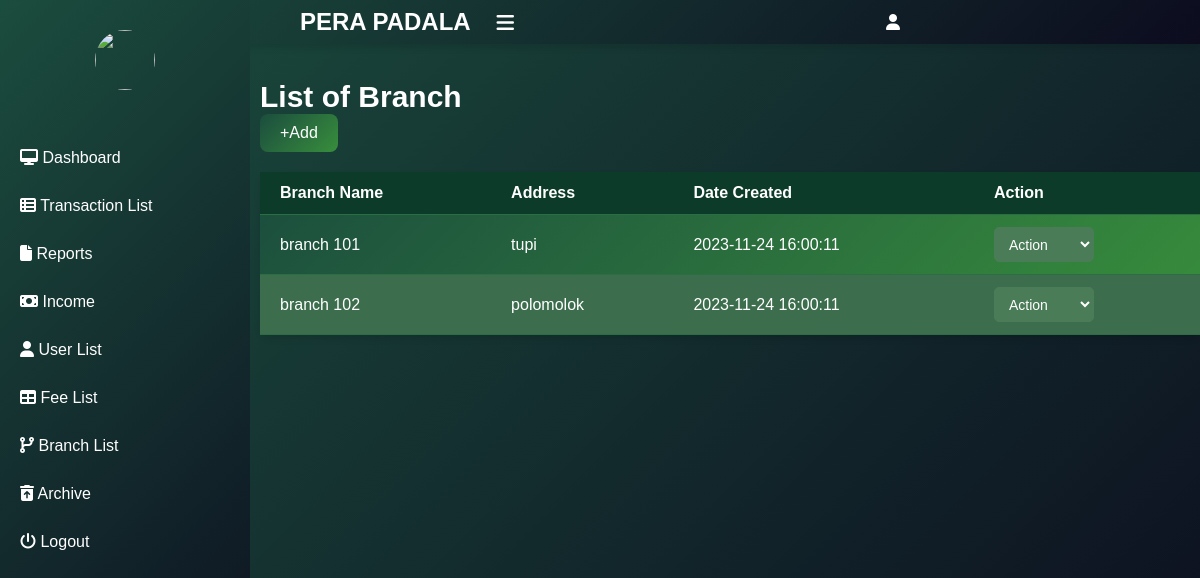
/branch.php, run on the app's committed database.
### tables this page shows
CREATE TABLE `branches` (
  `branch_id` int(11) NOT NULL,
  `branch_name` varchar(100) NOT NULL,
  `address` varchar(255) NOT NULL,
  `created_at` timestamp NOT NULL DEFAULT current_timestamp()
);

### branch.php (the view, shortened to what this page needs)
<?php
include 'connect.php';
?>
<!DOCTYPE html>
<html>
<head>
    <link rel="stylesheet" href="https://stackpath.bootstrapcdn.com/font-awesome/4.7.0/css/font-awesome.min.css">
    <link rel="stylesheet" type="text/css" href="css/fontawesome/css/all.css">
</head>
<body>
    <header class="header">
        <h2 class="u-name">PERA <b>PADALA</b>
            <label for="checkbox">
                <i id="navbtn" class="fa fa-bars" aria-hidden="true"></i>
            </label>
        </h2>
        <i class="fa fa-user" aria-hidden="true"></i>
    </header>
    <div class="body">
        <nav class="side-bar">
            <div class="user-p">
                <img style="height:60px; width:60px;" src="<?php echo $_SESSION['user_image']; ?>">
            </div>
                        <ul>
                <li>
                    <a href="admin_dashboard.php">
                        <i class="fa fa-desktop" aria-hidden="true"></i>
                        <span>Dashboard</span>
                    </a>
                </li>
            <li>
                    <a href="list.php">
                        <i class="fas fa-regular fa-table-list" aria-hidden="true"></i>
                        <span>Transaction List</span>
                    </a>
                </li>
                <li>
                    <a href="report.php">
                        <i class="fas fa-light fa-file" aria-hidden="true"></i>
                        <span>Reports</span>
                    </a>
                </li>
                    <li>
                    <a href="income.php">
                        <i class="fas fa-light fa-money-bill"aria-hidden="true"></i>
                        <span>Income</span>
                    </a>
                </li>
                <li>
                    <a href="user.php">
                        <i class="fas fa-solid fa-user"  aria-hidden="true"></i>
                        <span>User List</span>
                    </a>
                </li>
                    <li>
                    <a href="fee.php">
                        <i class="fas fa-regular fa-table"  aria-hidden="true"></i>
                        <span>Fee List</span>
                    </a>
                </li>
                    <li>
                    <a href="branch.php">
                        <i class="fas fa-code-branch" style="color: #ffffff;" aria-hidden="true"></i>
                        <span>Branch List</span>
                    </a>
                </li>
                <li>
                    <a href="archive1.php">
                        <i class="fas fa-solid fa-trash-can-arrow-up"  aria-hidden="true"></i>
                        <span>Archive</span>
                    </a>
                </li>
                <li>
                    <a href="logout.php">
                        <i class="fa fa-power-off" aria-hidden="true"></i>
                        <span>Logout</span>
                    </a>
                </li>
            </ul>
        </nav>
<section   class="section-1">
 <body>
    <main class="table">
        <section class="table__header">
            <h1 style="font-size: 30px;">List of Branch</h1>
 <a href="branch_add.php">
           <button name="btn" type="submit" name="add" >+Add</button>
            </a>
        </section>
        <section class="table__body">
      <body class="b_ody">
    <div class="header_fixed">
        <table id="data-table">
            <thead>
                    <tr>
                        <th> Branch Name </th>
                        <th> Address </th>
                        <th> Date Created </th>
                        <th> Action </th>
                    </tr>
                </thead>
                <tbody>
                  	<?php
                	$sql = "SELECT * FROM branches";
                	$result = $conn->query($sql);
                	while ($row = $result->fetch_assoc()) {
                		?>
 						<tr>
                        <td><?php echo $row["branch_name"] ?></td>
                        <td><?php echo $row["address"] ?></td>
                        <td><?php echo $row["created_at"] ?></td>
                      <?php
                $selectOptions = '<td>';
                $selectOptions .= '<select class="hiddenSelect" >';
                $selectOptions .= '<option value="#">Action</option>';
                $selectOptions .= '<option value="branch_update.php?id=' . $row["branch_id"] . '">Edit</option>';
                $selectOptions .= '<option value="branch_del.php?id=' . $row["branch_id"] . '">Delete</option>';
                $selectOptions .= '</select>';
                $selectOptions .= '</td>';
                echo $selectOptions;
                ?>
                    </tr>
                    <?php
                	}
                	?>
                </tbody>
            </table>
        </section>
    </main>
</body>
</section>
	</div>
</body>
</html>

### branch.php (style rules this page uses)
#navbtn { display: inline-block; margin-left: 20px; font-size: 20px; transition: 500ms color; }
:root { --poppins: 'Poppins', sans-serif; --lato: 'Lato', sans-serif; --light: #F9F9F9; --blue: #3C91E6; --dark-green: #1b4d3e; --light-green: #388e3c; --grey: #333; --dark-grey: #AAAAAA; --dark: #2C3E50; --red: #DB504A; --yellow: #FFCE26; --orange: #FD7238; --green: #28a745; }
*, *::before, *::after { margin: 0; padding: 0; box-sizing: border-box; }
body { font-family: var(--poppins); background: linear-gradient(135deg, var(--dark-green), #0c0c1e); color: white; height: 100%; }
body, html { height: 100%; }
.side-bar { background: linear-gradient(135deg, var(--dark-green), #0c0c1e); color: white; width: 250px; height: 100%; position: fixed; padding-top: 20px; top: 0; left: 0; z-index: 1000; transition: width 0.3s ease-in-out; }
.side-bar a { text-decoration: none; color: white; display: block; padding: 15px 20px; font-size: 16px; transition: background-color 0.3s ease; }
.side-bar .user-p { text-align: center; padding: 10px; margin-bottom: 20px; }
.side-bar .user-p img { border-radius: 50%; width: 60px; height: 60px; }
header { background: linear-gradient(136deg, var(--dark-green), #0c0c1e); padding: 8px 300px; color: white; display: flex; justify-content: space-between; align-items: center; z-index: 100; position: fixed; top: 0; left: 0; right: 0; box-shadow: 0 4px 6px rgba(0, 0, 0, 0.1); }
header h2 { font-size: 24px; }
header i { font-size: 24px; cursor: pointer; }
.body { margin-left: 260px; padding-top: 80px; }
#data-table { width: 100%; border-collapse: collapse; margin: 20px 0; border-radius: 8px; box-shadow: 0 4px 6px rgba(0, 0, 0, 0.1); background: linear-gradient(135deg, #1b4d3e, #388e3c); }
#data-table thead { background-color: #0c3c29; color: white; text-align: left; font-weight: bold; }
#data-table th, #data-table td { padding: 12px 20px; border-bottom: 1px solid #2C6E44; text-align: left; }
#data-table tr:nth-child(even) { background-color: #3c6e4d; }
#data-table .hiddenSelect { width: 100px; height: 35px; background-color: #4a7c57; color: white; border: 1px solid #4a7c57; font-size: 14px; border-radius: 5px; cursor: pointer; padding: 5px 10px; }
button[name="btn"] { background: linear-gradient(135deg, #1b4d3e, #388e3c); color: white; border: none; padding: 10px 20px; font-size: 16px; border-radius: 8px; cursor: pointer; transition: background-color 0.3s ease; display: inline-block; top: 0px; }

### data on the page
branches: branch_name "branch 101", address "tupi", created_at "2023-11-24 16:00:11"
branches: branch_name "branch 102", address "polomolok", created_at "2023-11-24 16:00:11"
